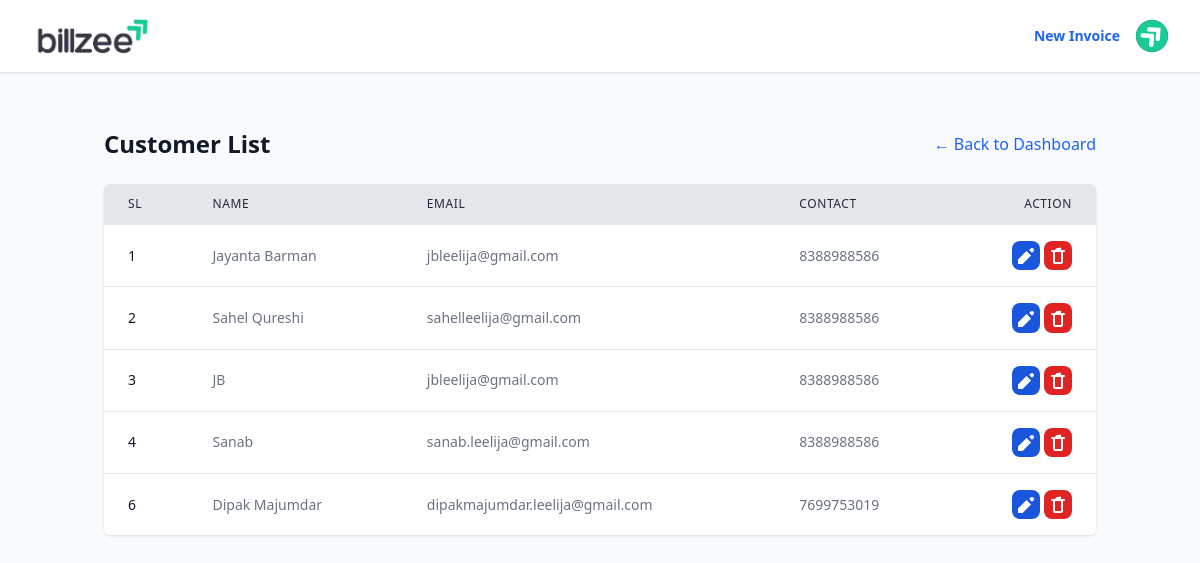
The app's page /invoices/customer/ (signed in), older data.
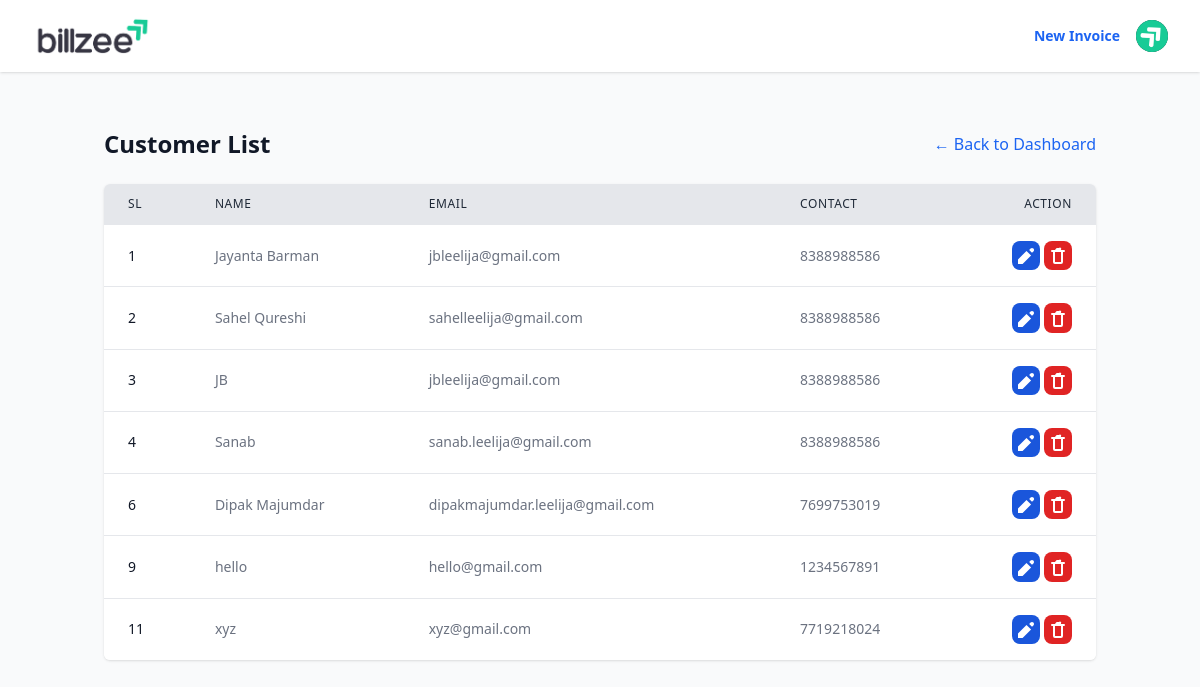
The same page, newer data.
### invoices/models.py (models this page shows, shortened)
class InvoiceCustomer(models.Model):
    invoice = models.OneToOneField(Invoice, on_delete=models.CASCADE, related_name='customer_info')
    customer_name = models.CharField(max_length=100)
    customer_email = models.EmailField()
    customer_contact = models.CharField(max_length=10, help_text="Numeric contact number (max 10 digits)", default="0000000000")
    customer_address = models.CharField(max_length=200)
    customer_country = models.CharField(max_length=50, blank=True)
    customer_zip = models.CharField(max_length=7, blank=True, help_text="Postal/Zip code")
    customer_state = models.CharField(max_length=50, blank=True)
    customer_city = models.CharField(max_length=50, blank=True)

### invoices/views.py (the view)
# urls.py: path('customer/', views.customer_list, name='customer_list'),
@login_required
def customer_list(request):
    customers = InvoiceCustomer.objects.all()
    return render(request, 'customer/customer_list.html', {'customers': customers, 'title': 'Customer List'})

### templates/customer/customer_list.html (shortened to what the changed rows need)
{% extends 'base.html' %}
{% block content %}
<div class="container mx-auto px-4 py-8">
    <div class="flex justify-between items-center mb-6">
        <h1 class="text-2xl font-bold text-gray-900">{{ title }}</h1>
    </div>
    {% if customers %}
    <div class="bg-white rounded-md shadow overflow-hidden">
        <table class="min-w-full divide-y divide-gray-200">
            <thead class="bg-gray-200">
                <tr class="border-b-2 border-gray-900">
                    <th scope="col"
                        class="px-6 py-3 text-left text-xs font-medium text-gray-800 uppercase tracking-wider">SL</th>
                    <th scope="col"
                        class="px-6 py-3 text-left text-xs font-medium text-gray-800 uppercase tracking-wider">Name</th>
                    <th scope="col"
                        class="px-6 py-3 text-left text-xs font-medium text-gray-800 uppercase tracking-wider">Email</th>
                    <th scope="col"
                        class="px-6 py-3 text-left text-xs font-medium text-gray-800 uppercase tracking-wider">Contact</th>
                    <th scope="col"
                        class="px-6 py-3 text-right text-xs font-medium text-gray-800 uppercase tracking-wider">Action</th>
                </tr>
            </thead>
            <tbody class="bg-white divide-y divide-gray-200">
                {% for customer in customers %}
                <tr>
                    <td class="px-6 py-4 whitespace-nowrap text-sm font-medium text-gray-900">{{ customer.id }}</td>
                    <td class="px-6 py-4 whitespace-nowrap text-sm text-gray-500">{{ customer.customer_name }}</td>
                    <td class="px-6 py-4 whitespace-nowrap text-sm text-gray-500">{{ customer.customer_email }}</td>
                    <td class="px-6 py-4 whitespace-nowrap text-sm text-gray-500">{{ customer.customer_contact }}</td>
                    <td class="px-6 py-4 whitespace-nowrap text-right text-sm font-medium">
                        <button onclick="openEditModal('{% url 'invoices:customer_edit' customer.id %}', '{{ customer.customer_name|escapejs }}', '{{ customer.customer_email|escapejs }}', '{{ customer.customer_contact|escapejs }}', '{{ customer.customer_country|escapejs }}', '{{ customer.customer_zip|escapejs }}', '{{ customer.customer_state|escapejs }}', '{{ customer.customer_city|escapejs }}', '{{ customer.customer_address|escapejs }}')"
                            data-modal-target="authentication-modal" data-modal-toggle="authentication-modal"
                            class="text-white bg-blue-700 hover:bg-blue-800 focus:ring-4 focus:outline-none focus:ring-blue-300 font-medium rounded-lg text-sm p-1 text-center dark:bg-blue-600 dark:hover:bg-blue-700 dark:focus:ring-blue-800">
                            <svg xmlns="http://www.w3.org/2000/svg" class="h-5 w-5 inline-block" viewBox="0 0 20 20"
                                fill="currentColor">
                                <path d="M17.414 2.586a2 2 0 010 2.828l-1.414 1.414-2.828-2.828 1.414-1.414a2 2 0 012.828 0zM2 13.414V18h4.586l8.486-8.486-4.586-4.586L2 13.414z" />
                            </svg>
                        </button>
                        <form method="POST" action="" class="inline-block"
                            onsubmit="return confirm('Are you sure?');">
                            <button type="submit"
                                class="text-white p-1 font-medium rounded-lg text-sm bg-red-600 hover:bg-red-900 focus:ring-4 focus:outline-none focus:ring-red-300 text-center dark:bg-red-600 dark:hover:bg-red-900 dark:focus:ring-red-900"
                                title="Delete">
                                <svg xmlns="http://www.w3.org/2000/svg" class="h-5 w-5 inline-block" viewBox="0 0 20 20"
                                    fill="currentColor">
                                    <path fill-rule="evenodd"
                                        d="M9 2a1 1 0 00-.894.553L7 4H4a1 1 0 000 2h1v10a2 2 0 002 2h6a2 2 0 002-2V6h1a1 1 0 100-2h-3l-.106-.447A1 1 0 0011 2H9zM7 6h6v10H7V6z"
                                        clip-rule="evenodd" />
                                </svg>
                            </button>
                        </form>
                    </td>
                </tr>
                {% endfor %}
            </tbody>
        </table>
    </div>
    {% endif %}
</div>
{% endblock %}

Row changes from the older to the newer data that the page shows:
added InvoiceCustomer: id "9", customer_name "hello", customer_email "hello@gmail.com", customer_contact "1234567891"
added InvoiceCustomer: id "11", customer_name "xyz", customer_email "xyz@gmail.com", customer_contact "7719218024"
